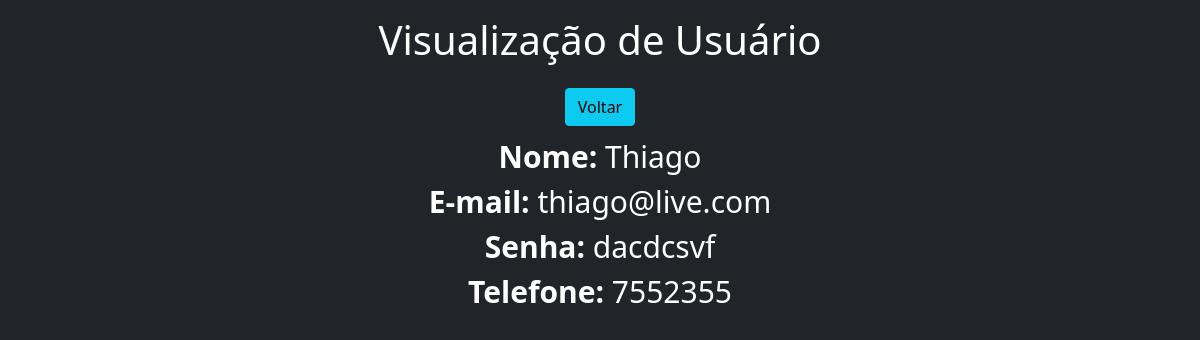
Page /view/2/ on the committed database.
### app/models.py (models this page shows)
class Usuario(models.Model):
    nome = models.CharField(max_length=30)
    email = models.CharField(max_length=30)
    senha = models.CharField(max_length=20)
    telefone = models.CharField(max_length=13)

### app/views.py (the view)
# urls.py: path('view/<int:pk>/', view, name='view'),
def view(request, pk):
    data = {}
    data['db'] = Usuario.objects.get(pk=pk)
    return render(request, 'view.html', data)

### app/templates/view.html (shortened to what this page needs)
<!DOCTYPE html>
<html lang="pt-br">
    <head>
        <link href="https://cdn.jsdelivr.net/npm/bootstrap@5.1.1/dist/css/bootstrap.min.css" rel="stylesheet">
    </head>
    <body class="p-3 mb-2 bg-dark text-white">
        <div class="col-8 m-auto pt2 pb-2 text-center">
            <h1>Visualização de Usuário</h1>
        </div>
        <div class="col-8 m-auto pt-2 pb-2 text-center">
            <a href="/" class="btn btn-info">Voltar</a>
        </div>
        <div class="col-8 m-auto pt2 pb-2 text-center" style="font-size: 30px;">
          <strong>Nome: </strong>{{db.nome}}<br>
          <strong>E-mail: </strong>{{db.email}}<br>
          <strong>Senha: </strong>{{db.senha}}<br>
          <strong>Telefone: </strong>{{db.telefone}}<br>
        </div>
    </body>
</html>

### rows in the picture
Usuario: nome "Thiago", email "thiago@live.com", senha "dacdcsvf", telefone "7552355"
